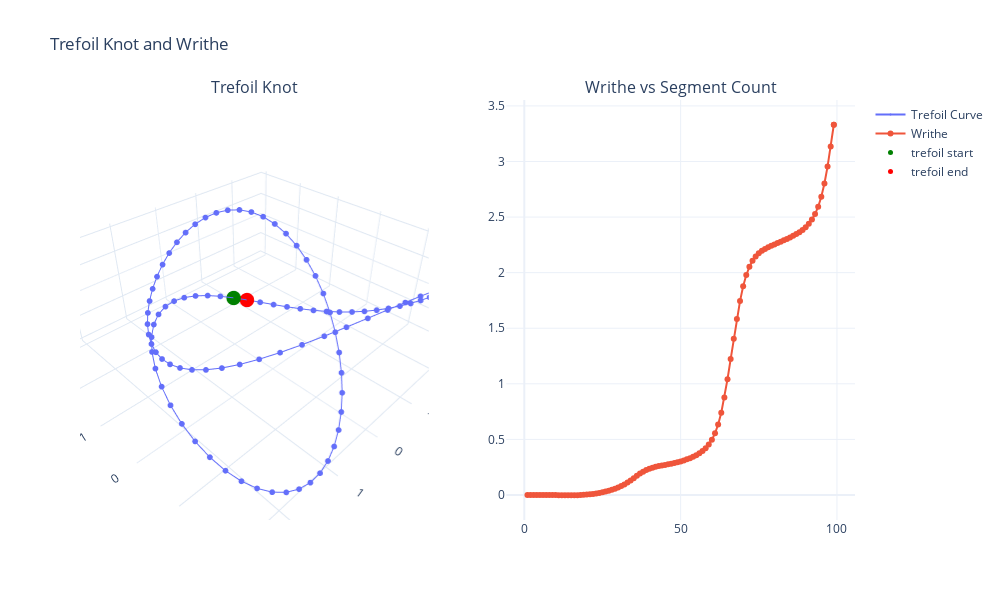

Here is the notebook cell this chart was saved with:
### Markdown cell above
# Plot 1: Writhe vs segment length

### Code cell
segment_counts = []
writhe_values = []
trefoil_pos = trefoil_shape(100,2)
# trefoil_pos = helix_shape(100, 8)
N = trefoil_pos.shape[0]

# Loop over increasing number of points 
for k in range(1, N + 1):  
    sub_positions = trefoil_pos[:k+1]

    # Compute segment 
    segments = jnp.diff(sub_positions, axis=0)
    num_segments = segments.shape[0]  

    # Compute writhe for the current subsegment
    writhe = compute_writhe_chat(sub_positions)

    # Store number of segments and writhe value
    segment_counts.append(num_segments)
    writhe_values.append(writhe.item())

#plotly plot
fig = make_subplots(rows=1, cols=2,
                    specs=[[{"type": "scatter3d"}, {"type": "xy"}]],
                    subplot_titles=["Trefoil Knot", "Writhe vs Segment Count"])

# hover_labels = [f"Segment: {i}" for i in range(len(trefoil_pos))]
hover_labels = [f"Segment: {i}" for i in segment_counts]


# 3D Knot
fig.add_trace(go.Scatter3d(
    x=trefoil_pos[:, 0],
    y=trefoil_pos[:, 1],
    z=trefoil_pos[:, 2],
    mode='lines+markers',
    marker=dict(size=2),
    line=dict(width=2),
    name='Trefoil Curve',
    text=hover_labels, 
    hoverinfo='text'
), row=1, col=1)

# Writhe curve
fig.add_trace(go.Scatter(
    x=segment_counts,
    y=writhe_values,
    mode='lines+markers',
    name='Writhe'
), row=1, col=2)

fig.add_trace(go.Scatter3d(
    x=[trefoil_pos[0,0]],
    y=[trefoil_pos[0,1]],
    z=[trefoil_pos[0,2]],
    mode="markers",
    marker=dict(size=5, color="green"),
    name="trefoil start"
),row=1, col=1)

# End point red
fig.add_trace(go.Scatter3d(
    x=[trefoil_pos[-2, 0]],
    y=[trefoil_pos[-2, 1]],
    z=[trefoil_pos[-2, 2]],
    mode="markers",
    marker=dict(size=5, color="red"),
    name="trefoil end"
), row=1, col=1)

fig.update_layout(
    height=600,
    width=1000,
    title_text="Trefoil Knot and Writhe",
    template='plotly_white'
)

fig.show()
#virdis

### Figure 1 — Plotly figure (JSON) as saved in the notebook; plotly's stock layout.template omitted (floating-point values rounded to 4 significant figures)
{"data": [{"hoverinfo": "text", "line": {"width": 2}, "marker": {"size": 2}, "mode": "lines+markers", "name": "Trefoil Curve", "scene": "scene", "text": ["Segment: 1", "Segment: 2", "Segment: 3", "Segment: 4", "Segment: 5", "Segment: 6", "Segment: 7", "Segment: 8", "Segment: 9", "Segment: 10", "Segment: 11", "Segment: 12", "Segment: 13", "Segment: 14", "Segment: 15", "Segment: 16", "Segment: 17", "Segment: 18", "Segment: 19", "Segment: 20", "Segment: 21", "Segment: 22", "Segment: 23", "Segment: 24", "Segment: 25", "Segment: 26", "Segment: 27", "Segment: 28", "Segment: 29", "Segment: 30", "Segment: 31", "Segment: 32", "Segment: 33", "Segment: 34", "Segment: 35", "Segment: 36", "Segment: 37", "Segment: 38", "Segment: 39", "Segment: 40", "Segment: 41", "Segment: 42", "Segment: 43", "Segment: 44", "Segment: 45", "Segment: 46", "Segment: 47", "Segment: 48", "Segment: 49", "Segment: 50", "Segment: 51", "Segment: 52", "Segment: 53", "Segment: 54", "Segment: 55", "Segment: 56", "Segment: 57", "Segment: 58", "Segment: 59", "Segment: 60", "Segment: 61", "Segment: 62", "Segment: 63", "Segment: 64", "Segment: 65", "Segment: 66", "Segment: 67", "Segment: 68", "Segment: 69", "Segment: 70", "Segment: 71", "Segment: 72", "Segment: 73", "Segment: 74", "Segment: 75", "Segment: 76", "Segment: 77", "Segment: 78", "Segment: 79", "Segment: 80", "Segment: 81", "Segment: 82", "Segment: 83", "Segment: 84", "Segment: 85", "Segment: 86", "Segment: 87", "Segment: 88", "Segment: 89", "Segment: 90", "Segment: 91", "Segment: 92", "Segment: 93", "Segment: 94", "Segment: 95", "Segment: 96", "Segment: 97", "Segment: 98", "Segment: 99", "Segment: 99"], "type": "scatter3d", "x": [0.0, 0.3166, 0.6289, 0.9326, 1.224, 1.498, 1.752, 1.982, 2.186, 2.36, 2.503, 2.612, 2.688, 2.728, 2.734, 2.705, 2.642, 2.547, 2.421, 2.268, 2.089, 1.888, 1.669, 1.434, 1.189, 0.9364, 0.6809, 0.4264, 0.1769, -0.06351, -0.2913, -0.503, -0.6955, -0.866, -1.012, -1.132, -1.224, -1.287, -1.321, -1.325, -1.301, -1.249, -1.171, -1.068, -0.9436, -0.7995, -0.6393, -0.4661, -0.2834, -0.09512, 0.09512, 0.2834, 0.4661, 0.6393, 0.7995, 0.9436, 1.068, 1.171, 1.249, 1.301, 1.325, 1.321, 1.287, 1.224, 1.132, 1.012, 0.866, 0.6955, 0.503, 0.2913, 0.06351, -0.1769, -0.4264, -0.6809, -0.9364, -1.189, -1.434, -1.669, -1.888, -2.089, -2.268, -2.421, -2.547, -2.642, -2.705, -2.734, -2.728, -2.688, -2.612, -2.503, -2.36, -2.186, -1.982, -1.752, -1.498, -1.224, -0.9326, -0.6289, -0.3166, -1.225e-15], "y": [-1.0, -0.9859, -0.9439, -0.8748, -0.7798, -0.6605, -0.5191, -0.3582, -0.1806, 0.01042, 0.2114, 0.4187, 0.6286, 0.837, 1.04, 1.234, 1.415, 1.58, 1.725, 1.847, 1.944, 2.013, 2.053, 2.062, 2.039, 1.983, 1.896, 1.777, 1.627, 1.449, 1.245, 1.017, 0.7672, 0.5, 0.2188, -0.07266, -0.3702, -0.6697, -0.9669, -1.258, -1.537, -1.803, -2.049, -2.273, -2.472, -2.642, -2.781, -2.888, -2.959, -2.995, -2.995, -2.959, -2.888, -2.781, -2.642, -2.472, -2.273, -2.049, -1.803, -1.537, -1.258, -0.9669, -0.6697, -0.3702, -0.07266, 0.2188, 0.5, 0.7672, 1.017, 1.245, 1.449, 1.627, 1.777, 1.896, 1.983, 2.039, 2.062, 2.053, 2.013, 1.944, 1.847, 1.725, 1.58, 1.415, 1.234, 1.04, 0.837, 0.6286, 0.4187, 0.2114, 0.01042, -0.1806, -0.3582, -0.5191, -0.6605, -0.7798, -0.8748, -0.9439, -0.9859, -1.0], "z": [0.0, 0.1893, 0.3717, 0.5406, 0.6901, 0.8146, 0.9096, 0.9718, 0.9989, 0.9898, 0.945, 0.866, 0.7557, 0.6182, 0.4582, 0.2817, 0.09506, -0.09506, -0.2817, -0.4582, -0.6182, -0.7557, -0.866, -0.945, -0.9898, -0.9989, -0.9718, -0.9096, -0.8146, -0.6901, -0.5406, -0.3717, -0.1893, 6.432e-16, 0.1893, 0.3717, 0.5406, 0.6901, 0.8146, 0.9096, 0.9718, 0.9989, 0.9898, 0.945, 0.866, 0.7557, 0.6182, 0.4582, 0.2817, 0.09506, -0.09506, -0.2817, -0.4582, -0.6182, -0.7557, -0.866, -0.945, -0.9898, -0.9989, -0.9718, -0.9096, -0.8146, -0.6901, -0.5406, -0.3717, -0.1893, 1.286e-15, 0.1893, 0.3717, 0.5406, 0.6901, 0.8146, 0.9096, 0.9718, 0.9989, 0.9898, 0.945, 0.866, 0.7557, 0.6182, 0.4582, 0.2817, 0.09506, -0.09506, -0.2817, -0.4582, -0.6182, -0.7557, -0.866, -0.945, -0.9898, -0.9989, -0.9718, -0.9096, -0.8146, -0.6901, -0.5406, -0.3717, -0.1893, -7.348e-16]}, {"mode": "lines+markers", "name": "Writhe", "type": "scatter", "x": [1, 2, 3, 4, 5, 6, 7, 8, 9, 10, 11, 12, 13, 14, 15, 16, 17, 18, 19, 20, 21, 22, 23, 24, 25, 26, 27, 28, 29, 30, 31, 32, 33, 34, 35, 36, 37, 38, 39, 40, 41, 42, 43, 44, 45, 46, 47, 48, 49, 50, 51, 52, 53, 54, 55, 56, 57, 58, 59, 60, 61, 62, 63, 64, 65, 66, 67, 68, 69, 70, 71, 72, 73, 74, 75, 76, 77, 78, 79, 80, 81, 82, 83, 84, 85, 86, 87, 88, 89, 90, 91, 92, 93, 94, 95, 96, 97, 98, 99, 99], "xaxis": "x", "y": [0, -2.535e-19, -1.487e-05, -5.612e-05, -0.0001346, -0.0002606, -0.0004432, -0.0006884, -0.0009959, -0.001355, -0.00174, -0.002108, -0.002402, -0.002554, -0.002494, -0.002153, -0.001462, -0.0003604, 0.001213, 0.003316, 0.006009, 0.009351, 0.0134, 0.01823, 0.02388, 0.03043, 0.03796, 0.04655, 0.05636, 0.06756, 0.0804, 0.09512, 0.1119, 0.1308, 0.1514, 0.1724, 0.1923, 0.2099, 0.2246, 0.2363, 0.2457, 0.2533, 0.2596, 0.2652, 0.2704, 0.2757, 0.2813, 0.2874, 0.2942, 0.3019, 0.3106, 0.3202, 0.3311, 0.3435, 0.3578, 0.3748, 0.3954, 0.421, 0.4538, 0.4968, 0.5546, 0.6333, 0.7396, 0.8772, 1.042, 1.222, 1.406, 1.584, 1.744, 1.877, 1.978, 2.053, 2.106, 2.145, 2.174, 2.196, 2.214, 2.229, 2.242, 2.254, 2.266, 2.279, 2.291, 2.304, 2.317, 2.332, 2.347, 2.365, 2.385, 2.409, 2.439, 2.477, 2.527, 2.593, 2.683, 2.802, 2.954, 3.134, 3.331, 3.331], "yaxis": "y"}, {"marker": {"color": "green", "size": 5}, "mode": "markers", "name": "trefoil start", "scene": "scene", "type": "scatter3d", "x": [0], "y": [-1], "z": [0]}, {"marker": {"color": "red", "size": 5}, "mode": "markers", "name": "trefoil end", "scene": "scene", "type": "scatter3d", "x": [-0.3166], "y": [-0.9859], "z": [-0.1893]}], "layout": {"annotations": [{"font": {"size": 16}, "showarrow": false, "text": "Trefoil Knot", "x": 0.225, "xanchor": "center", "xref": "paper", "y": 1, "yanchor": "bottom", "yref": "paper"}, {"font": {"size": 16}, "showarrow": false, "text": "Writhe vs Segment Count", "x": 0.775, "xanchor": "center", "xref": "paper", "y": 1, "yanchor": "bottom", "yref": "paper"}], "height": 600, "scene": {"domain": {"x": [0, 0.45], "y": [0, 1]}}, "title": {"text": "Trefoil Knot and Writhe"}, "width": 1000, "xaxis": {"anchor": "y", "domain": [0.55, 1]}, "yaxis": {"anchor": "x", "domain": [0, 1]}}}
